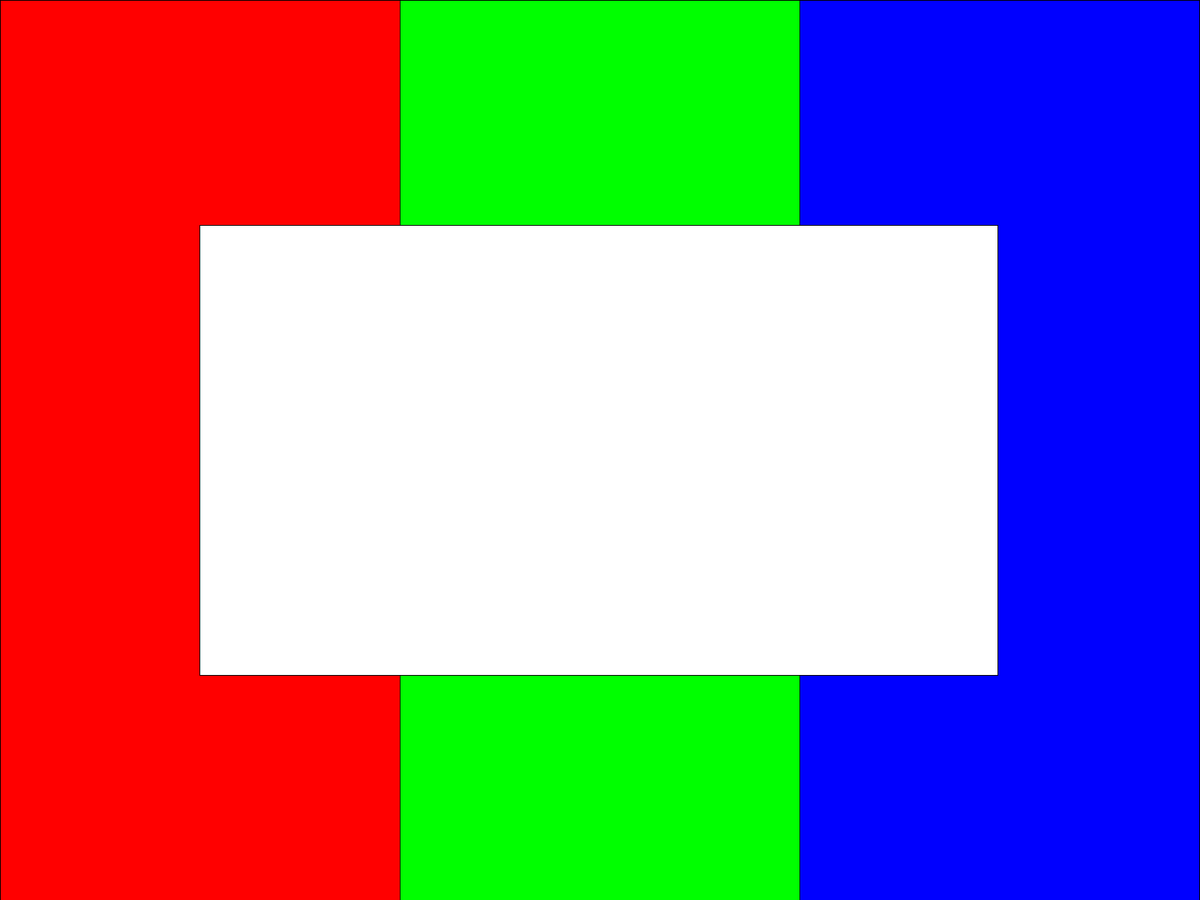
Frame 1 (no input)
Frame 60 (the mouse pressed at the canvas centre just before this capture): identical to frame 1, image omitted
Frame 120 (the mouse held since frame 60 and released just before this capture): identical to frame 1, image omitted

The Processing sketch that drew this single still picture (run headless with seeded random() and noise(); from frame 60 on, the mouse is pressed at the canvas centre):

// Processing sketch: sketch_160816a
// ── sketch_160816a.pde
entity dude;

int red = 255;
int green = 255;
int blue = 255;
String rgb = "";

void setup()
{
  fullScreen();
  dude = new entity();
  background(#FFFFFF);
  dude.Render(255, 255, 255);
}

void draw()
{
  background(#FFFFFF);
  dude.Render(red, green, blue);
  rgb = "(" + red + ", " + green + ", " + blue + ")";
  if (keyPressed) {
    if ( red > 0 && ( key == 'a' || key == 'A' ))
    {
      red--;
    }
    else if ( red < 255 && (key == 'q' || key == 'Q'))
    {
      red++;
    }
    else if ( green < 255 && (key == 'w' || key == 'W'))
    {
      green++;
    }
    else if ( green > 0 && ( key == 's' || key == 'S' ))
    {
      green--;
    }
    else if ( blue < 255 && ( key == 'e' || key == 'E' ))
    {
      blue++;
    }
    else if ( blue > 0 && ( key == 'd' || key == 'D' ))
    {
      blue--;
    }
    else if (key == 'r' || key == 'R')
    {
      green = 255;
      blue = 255;
      red = 255;
    }
    else
    {

    }
  }

}

// ── entity.pde
class entity
{
  entity()
  {

  }

  void Render(int r, int g, int b)
  {
    fill(r, 0, 0);
    rect(0, 0, width/3, height);
    fill(0, g, 0);
    rect(width/3, 0, width/3, height);
    fill(0, 0, b);
    rect((width*2)/3, 0, width/3, height);
    fill(r, g, b);
    rect((width/6), (height/4), 4*(width/6), 2*(height/4));
  }
}
